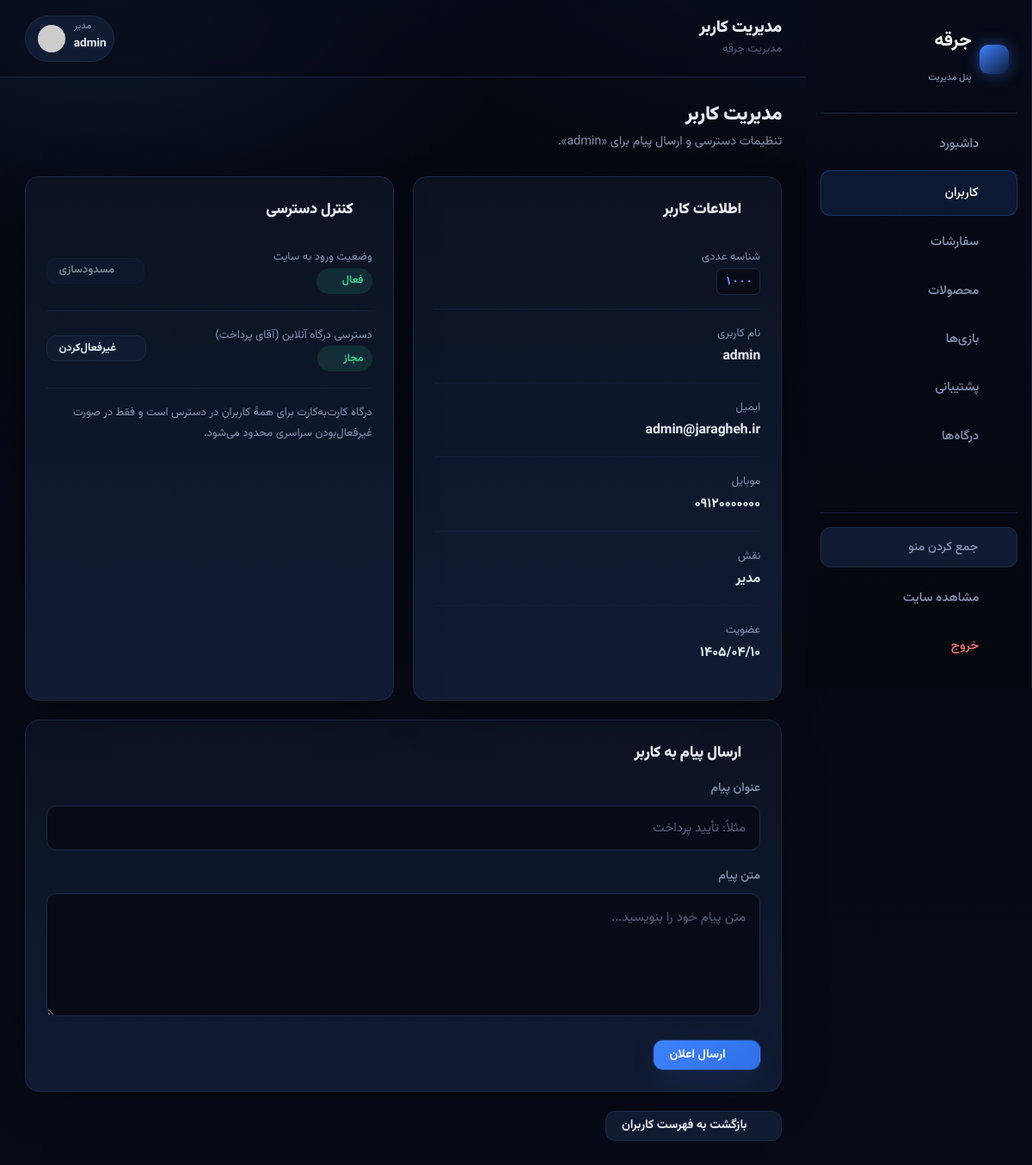
/admin/user.php?id=1000 (signed in), run on the app's committed database.
### tables this page shows
CREATE TABLE IF NOT EXISTS `users` (
  `id` INT UNSIGNED NOT NULL AUTO_INCREMENT,
  `username` VARCHAR(50) NOT NULL,
  `email` VARCHAR(120) NOT NULL,
  `phone` VARCHAR(15) NOT NULL,
  `password` VARCHAR(255) NOT NULL,
  `email_verified` TINYINT(1) NOT NULL DEFAULT 0,
  `phone_verified` TINYINT(1) NOT NULL DEFAULT 0,
  `role` ENUM('user','admin') NOT NULL DEFAULT 'user',
  `banned` TINYINT(1) NOT NULL DEFAULT 0,
  `can_use_gateway` TINYINT(1) NOT NULL DEFAULT 1,
  `created_at` TIMESTAMP NOT NULL DEFAULT CURRENT_TIMESTAMP,
  PRIMARY KEY (`id`),
  UNIQUE KEY `uq_username` (`username`),
  UNIQUE KEY `uq_email` (`email`),
  UNIQUE KEY `uq_phone` (`phone`)
);

### backend/core/helpers.php (called while the page is built, shortened)
<?php
require_once __DIR__ . '/db.php';
function url(string $path = ''): string
{
    return BASE_URL . '/' . ltrim($path, '/');
}
function e($value): string
{
    return htmlspecialchars((string)$value, ENT_QUOTES, 'UTF-8');
}
function current_user(): ?array
{
    static $cache = null;
    if ($cache !== null) {
        return $cache;
    }
    $stmt = db()->prepare('SELECT * FROM users WHERE id = ?');
    $stmt->execute([$_SESSION['user_id']]);
    $cache = $stmt->fetch() ?: null;
    return $cache;
}
function require_login(): array
{
    $u = current_user();
    return $u;
}
function require_admin(): array
{
    $u = require_login();
    return $u;
}
function avatar_url(string $username, int $size = 80): string
{
    $seed = rawurlencode(trim($username) ?: 'user');
    $bgs  = 'b6e3f4,c0aede,d1d4f9,ffd5dc,ffdfbf,c6f6d5,fde68a';
    return 'https://api.dicebear.com/9.x/avataaars/svg?radius=50'
        . '&backgroundColor=' . $bgs
        . '&size=' . max(16, $size)
        . '&seed=' . $seed;
}
function fa_num($input): string
{
    $en = ['0', '1', '2', '3', '4', '5', '6', '7', '8', '9'];
    $fa = ['۰', '۱', '۲', '۳', '۴', '۵', '۶', '۷', '۸', '۹'];
    return str_replace($en, $fa, (string)$input);
}
function gregorian_to_jalali(int $gy, int $gm, int $gd): array
{
    $g_d_m = [0, 31, 59, 90, 120, 151, 181, 212, 243, 273, 304, 334];
    $gy2 = ($gm > 2) ? ($gy + 1) : $gy;
    $days = 355666 + (365 * $gy) + intdiv($gy2 + 3, 4) - intdiv($gy2 + 99, 100)
          + intdiv($gy2 + 399, 400) + $gd + $g_d_m[$gm - 1];
    $jy = -1595 + (33 * intdiv($days, 12053));
    $days %= 12053;
    $jy += 4 * intdiv($days, 1461);
    $days %= 1461;
    if ($days > 365) {
        $jy += intdiv($days - 1, 365);
        $days = ($days - 1) % 365;
    }
    if ($days < 186) {
        $jm = 1 + intdiv($days, 31);
        $jd = 1 + ($days % 31);
    } else {
        $jm = 7 + intdiv($days - 186, 30);
        $jd = 1 + (($days - 186) % 30);
    }
    return [$jy, $jm, $jd];
}
function jdate_fa($datetime, bool $withTime = false): string
{
    $ts = is_numeric($datetime) ? (int)$datetime : strtotime((string)$datetime);
    [$jy, $jm, $jd] = gregorian_to_jalali((int)date('Y', $ts), (int)date('n', $ts), (int)date('j', $ts));
    $out = sprintf('%04d/%02d/%02d', $jy, $jm, $jd);
    return fa_num($out);
}

### backend/core/db.php (called while the page is built, shortened)
<?php
function db(): PDO
{
    static $pdo = null;
    if ($pdo instanceof PDO) {
        return $pdo;
    }
    $dsn = 'mysql:host=' . DB_HOST . ';dbname=' . DB_NAME . ';charset=' . DB_CHARSET;
    $options = [
        PDO::ATTR_ERRMODE            => PDO::ERRMODE_EXCEPTION,
        PDO::ATTR_DEFAULT_FETCH_MODE => PDO::FETCH_ASSOC,
        PDO::ATTR_EMULATE_PREPARES   => false,
    ];
    try {
        $pdo = new PDO($dsn, DB_USER, DB_PASS, $options);
    } catch (PDOException $e) {
        if (DEV_MODE) {
            die('خطا در اتصال به دیتابیس: ' . htmlspecialchars($e->getMessage()));
        }
        die('در حال حاضر امکان اتصال به سرویس وجود ندارد. لطفاً بعداً تلاش کنید.');
    }
    return $pdo;
}

### admin/user.php (the view, shortened to what this page needs)
<?php
require_once __DIR__ . '/../backend/core/helpers.php';
$active = 'users';
$pageTitle = 'مدیریت کاربر';
$uid = (int)($_GET['id'] ?? 0);
$stmt = db()->prepare('SELECT * FROM users WHERE id = ? LIMIT 1');
$stmt->execute([$uid]);
$u = $stmt->fetch();
$me = require_admin();
$banned       = (int)($u['banned'] ?? 0) === 1;
$canUseGateway = (int)($u['can_use_gateway'] ?? 1) === 1;
require __DIR__ . '/../backend/core/icons.php';
require __DIR__ . '/../frontend/views/inc/admin_header.php';
?>
<div class="page-title">
  <h2>مدیریت کاربر</h2>
  <p>تنظیمات دسترسی و ارسال پیام برای «<?= e($u['username']) ?>».</p>
</div>
<div class="grid-cols cols-2">
  <div class="card">
    <h3 style="margin-bottom:1rem"><?= icon('user') ?> اطلاعات کاربر</h3>
    <div class="profile-row"><div class="info"><small>شناسه عددی</small><b><span class="id-chip"><?= fa_num($u['id']) ?></span></b></div></div>
    <div class="profile-row"><div class="info"><small>نام کاربری</small><b><?= e($u['username']) ?></b></div></div>
    <div class="profile-row"><div class="info"><small>ایمیل</small><b dir="ltr"><?= e($u['email']) ?></b></div></div>
    <div class="profile-row"><div class="info"><small>موبایل</small><b dir="ltr"><?= fa_num($u['phone']) ?></b></div></div>
    <div class="profile-row"><div class="info"><small>نقش</small><b><?= $u['role'] === 'admin' ? 'مدیر' : 'کاربر' ?></b></div></div>
    <div class="profile-row"><div class="info"><small>عضویت</small><b><?= jdate_fa($u['created_at']) ?></b></div></div>
  </div>
  <div class="card">
    <h3 style="margin-bottom:1rem"><?= icon('shield') ?> کنترل دسترسی</h3>
    <div class="profile-row">
      <div class="info">
        <small>وضعیت ورود به سایت</small>
        <b>
          <?php if ($banned): ?><span class="badge no"><?= icon('ban') ?> مسدود</span>
          <?php else: ?><span class="badge ok"><?= icon('check') ?> فعال</span><?php endif; ?>
        </b>
      </div>
      <form method="post">
        <?php if ($u['role'] === 'admin'): ?>
          <button class="btn btn-soft btn-sm" type="button" disabled title="مدیر اصلی قابل مسدودسازی نیست">
            <?= icon('ban') ?> مسدودسازی
          </button>
        <?php else: ?>
          <button class="btn <?= $banned ? 'btn-primary' : 'btn-soft' ?> btn-sm" type="submit">
            <?= icon('ban') ?> <?= $banned ? 'رفع مسدودیت' : 'مسدود کردن' ?>
          </button>
        <?php endif; ?>
      </form>
    </div>
    <div class="profile-row">
      <div class="info">
        <small>دسترسی درگاه آنلاین (آقای پرداخت)</small>
        <b>
          <?php if ($canUseGateway): ?><span class="badge ok"><?= icon('gateway') ?> مجاز</span>
          <?php else: ?><span class="badge no"><?= icon('gateway') ?> غیرمجاز</span><?php endif; ?>
        </b>
      </div>
      <form method="post">
        <button class="btn <?= $canUseGateway ? 'btn-soft' : 'btn-primary' ?> btn-sm" type="submit">
          <?= icon('gateway') ?> <?= $canUseGateway ? 'غیرفعال‌کردن' : 'فعال‌کردن' ?>
        </button>
      </form>
    </div>
    <p style="color:var(--muted);font-size:.82rem;margin:1rem 0 0">
      درگاه کارت‌به‌کارت برای همهٔ کاربران در دسترس است و فقط در صورت غیرفعال‌بودن سراسری محدود می‌شود.
    </p>
  </div>
</div>
<div class="card" style="margin-top:1.4rem">
  <h3 style="margin-bottom:1rem"><?= icon('message') ?> ارسال پیام به کاربر</h3>
  <form method="post">
    <div class="field">
      <label>عنوان پیام</label>
      <input class="input" name="title" placeholder="مثلاً: تأیید پرداخت" required>
    </div>
    <div class="field">
      <label>متن پیام</label>
      <textarea class="textarea" name="body" rows="4" placeholder="متن پیام خود را بنویسید..." required></textarea>
    </div>
    <button class="btn btn-primary" type="submit"><?= icon('bell') ?> ارسال اعلان</button>
  </form>
</div>
<div style="margin-top:1.4rem">
  <a href="<?= url('admin/users.php') ?>" class="btn btn-soft"><?= icon('arrow') ?> بازگشت به فهرست کاربران</a>
</div>
<?php require __DIR__ . '/../frontend/views/inc/admin_footer.php'; ?>

### frontend/views/inc/admin_header.php (shortened to what this page needs)
<?php
require_once __DIR__ . '/../../../backend/core/helpers.php';
require_once __DIR__ . '/../../../backend/core/icons.php';
$me = require_admin();
$active = $active ?? 'dash';
$pageTitle = $pageTitle ?? 'پنل مدیریت';
function anav(string $key, string $active): string { return $key === $active ? 'active' : ''; }
?>
<!DOCTYPE html>
<html lang="fa" dir="rtl">
<head>
<link rel="stylesheet" href="<?= url('frontend/assets/css/style.css') ?>">
</head>
<body>
<div class="panel-shell">
  <aside class="sidebar" id="sidebar">
    <a href="<?= url('admin/index.php') ?>" class="brand">
      <span class="spark"><?= icon('shield') ?></span>
      <span class="brand-text"><b><?= e(SITE_NAME) ?></b><br><span class="tag" style="font-size:.68rem;color:var(--muted)">پنل مدیریت</span></span>
    </a>
    <nav class="side-nav">
      <a href="<?= url('admin/index.php') ?>" class="<?= anav('dash',$active) ?>" title="داشبورد"><?= icon('gauge') ?> <span class="nav-label">داشبورد</span></a>
      <a href="<?= url('admin/users.php') ?>" class="<?= anav('users',$active) ?>" title="کاربران"><?= icon('users') ?> <span class="nav-label">کاربران</span></a>
      <a href="<?= url('admin/orders.php') ?>" class="<?= anav('orders',$active) ?>" title="سفارشات"><?= icon('orders') ?> <span class="nav-label">سفارشات</span></a>
      <a href="<?= url('admin/products.php') ?>" class="<?= anav('products',$active) ?>" title="محصولات"><?= icon('box') ?> <span class="nav-label">محصولات</span></a>
      <a href="<?= url('admin/games.php') ?>" class="<?= anav('games',$active) ?>" title="بازی‌ها"><?= icon('gamepad') ?> <span class="nav-label">بازی‌ها</span></a>
      <a href="<?= url('admin/support.php') ?>" class="<?= anav('support',$active) ?>" title="پشتیبانی"><?= icon('ticket') ?> <span class="nav-label">پشتیبانی</span></a>
      <a href="<?= url('admin/settings.php') ?>" class="<?= anav('settings',$active) ?>" title="درگاه‌ها"><?= icon('gateway') ?> <span class="nav-label">درگاه‌ها</span></a>
    </nav>
    <div class="side-foot">
      <button class="sidebar-collapse" id="sidebarCollapse" type="button" aria-label="جمع کردن منو" title="جمع کردن منو">
        <?= icon('chevron') ?> <span class="nav-label">جمع کردن منو</span>
      </button>
      <nav class="side-nav">
        <a href="<?= url('index.php') ?>" title="مشاهده سایت"><?= icon('home') ?> <span class="nav-label">مشاهده سایت</span></a>
        <a href="<?= url('logout.php') ?>" class="logout" title="خروج"><?= icon('logout') ?> <span class="nav-label">خروج</span></a>
      </nav>
    </div>
  </aside>
  <div class="panel-main">
    <div class="panel-top">
      <div>
        <h1><?= e($pageTitle) ?></h1>
        <div class="crumb">مدیریت <?= e(SITE_NAME) ?></div>
      </div>
      <div class="profile-btn" style="cursor:default">
        <span class="who" style="text-align:left">
          <small>مدیر</small><b><?= e($me['username']) ?></b>
        </span>
        <span class="av"><img src="<?= e(avatar_url($me['username'], 64)) ?>" alt="" width="32" height="32"></span>
      </div>
    </div>
    <div class="panel-body">

### data on the page
users: username "admin", id "۱۰۰۰", email "admin@jaragheh.ir", phone "۰۹۱۲۰۰۰۰۰۰۰", created_at "۱۴۰۵/۰۴/۱۰"

### other printed values
SITE_NAME "جرقه"
$pageTitle "مدیریت کاربر"
